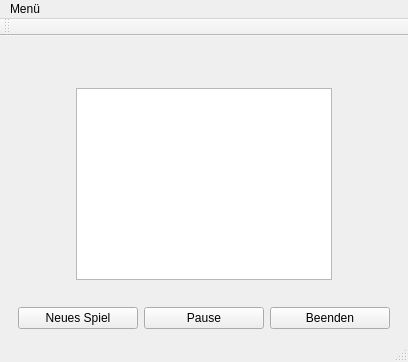
<?xml version="1.0" encoding="UTF-8"?>
<ui version="4.0">
 <class>Minesweeper</class>
 <widget class="QMainWindow" name="Minesweeper">
  <property name="geometry">
   <rect>
    <x>0</x>
    <y>0</y>
    <width>408</width>
    <height>362</height>
   </rect>
  </property>
  <property name="maximumSize">
   <size>
    <width>1400</width>
    <height>800</height>
   </size>
  </property>
  <property name="windowTitle">
   <string>Minesweeper</string>
  </property>
  <property name="windowIcon">
   <iconset resource="res.qrc">
    <normaloff>:/pics/res/Mine.png</normaloff>:/pics/res/Mine.png</iconset>
  </property>
  <widget class="QWidget" name="centralWidget">
   <layout class="QGridLayout" name="gridLayout_2">
    <item row="0" column="0">
     <layout class="QGridLayout" name="gridLayout">
      <item row="4" column="0">
       <layout class="QHBoxLayout" name="horizontalLayout">
        <item>
         <spacer name="horizontalSpacer_4">
          <property name="orientation">
           <enum>Qt::Horizontal</enum>
          </property>
          <property name="sizeHint" stdset="0">
           <size>
            <width>40</width>
            <height>20</height>
           </size>
          </property>
         </spacer>
        </item>
        <item>
         <widget class="QPushButton" name="newgamePushbutton">
          <property name="minimumSize">
           <size>
            <width>120</width>
            <height>0</height>
           </size>
          </property>
          <property name="text">
           <string>Neues Spiel</string>
          </property>
         </widget>
        </item>
        <item>
         <widget class="QPushButton" name="pausegamePushbutton">
          <property name="enabled">
           <bool>true</bool>
          </property>
          <property name="minimumSize">
           <size>
            <width>120</width>
            <height>0</height>
           </size>
          </property>
          <property name="text">
           <string>Pause</string>
          </property>
         </widget>
        </item>
        <item>
         <widget class="QPushButton" name="endgamePushbutton">
          <property name="enabled">
           <bool>true</bool>
          </property>
          <property name="minimumSize">
           <size>
            <width>120</width>
            <height>0</height>
           </size>
          </property>
          <property name="text">
           <string>Beenden</string>
          </property>
         </widget>
        </item>
        <item>
         <spacer name="horizontalSpacer_3">
          <property name="orientation">
           <enum>Qt::Horizontal</enum>
          </property>
          <property name="sizeHint" stdset="0">
           <size>
            <width>40</width>
            <height>20</height>
           </size>
          </property>
         </spacer>
        </item>
       </layout>
      </item>
      <item row="1" column="0">
       <spacer name="verticalSpacer_3">
        <property name="orientation">
         <enum>Qt::Vertical</enum>
        </property>
        <property name="sizeHint" stdset="0">
         <size>
          <width>20</width>
          <height>40</height>
         </size>
        </property>
       </spacer>
      </item>
      <item row="2" column="0">
       <layout class="QHBoxLayout" name="horizontalLayout_2">
        <item>
         <spacer name="horizontalSpacer">
          <property name="orientation">
           <enum>Qt::Horizontal</enum>
          </property>
          <property name="sizeHint" stdset="0">
           <size>
            <width>40</width>
            <height>20</height>
           </size>
          </property>
         </spacer>
        </item>
        <item>
         <widget class="QTableWidget" name="tableWidget">
          <property name="sizePolicy">
           <sizepolicy hsizetype="MinimumExpanding" vsizetype="MinimumExpanding">
            <horstretch>0</horstretch>
            <verstretch>0</verstretch>
           </sizepolicy>
          </property>
          <property name="verticalScrollBarPolicy">
           <enum>Qt::ScrollBarAlwaysOff</enum>
          </property>
          <property name="horizontalScrollBarPolicy">
           <enum>Qt::ScrollBarAlwaysOff</enum>
          </property>
          <property name="sizeAdjustPolicy">
           <enum>QAbstractScrollArea::AdjustIgnored</enum>
          </property>
          <property name="autoScroll">
           <bool>true</bool>
          </property>
          <property name="autoScrollMargin">
           <number>16</number>
          </property>
          <property name="editTriggers">
           <set>QAbstractItemView::NoEditTriggers</set>
          </property>
          <property name="selectionMode">
           <enum>QAbstractItemView::SingleSelection</enum>
          </property>
          <property name="textElideMode">
           <enum>Qt::ElideNone</enum>
          </property>
          <property name="verticalScrollMode">
           <enum>QAbstractItemView::ScrollPerPixel</enum>
          </property>
          <property name="horizontalScrollMode">
           <enum>QAbstractItemView::ScrollPerPixel</enum>
          </property>
          <property name="cornerButtonEnabled">
           <bool>false</bool>
          </property>
          <attribute name="horizontalHeaderVisible">
           <bool>false</bool>
          </attribute>
          <attribute name="horizontalHeaderDefaultSectionSize">
           <number>20</number>
          </attribute>
          <attribute name="horizontalHeaderMinimumSectionSize">
           <number>20</number>
          </attribute>
          <attribute name="verticalHeaderVisible">
           <bool>false</bool>
          </attribute>
          <attribute name="verticalHeaderDefaultSectionSize">
           <number>20</number>
          </attribute>
          <attribute name="verticalHeaderMinimumSectionSize">
           <number>20</number>
          </attribute>
         </widget>
        </item>
        <item>
         <spacer name="horizontalSpacer_2">
          <property name="orientation">
           <enum>Qt::Horizontal</enum>
          </property>
          <property name="sizeHint" stdset="0">
           <size>
            <width>40</width>
            <height>20</height>
           </size>
          </property>
         </spacer>
        </item>
       </layout>
      </item>
      <item row="0" column="0">
       <widget class="QLabel" name="statusLabel">
        <property name="text">
         <string/>
        </property>
        <property name="alignment">
         <set>Qt::AlignCenter</set>
        </property>
       </widget>
      </item>
      <item row="3" column="0">
       <spacer name="verticalSpacer">
        <property name="orientation">
         <enum>Qt::Vertical</enum>
        </property>
        <property name="sizeHint" stdset="0">
         <size>
          <width>20</width>
          <height>40</height>
         </size>
        </property>
       </spacer>
      </item>
     </layout>
    </item>
   </layout>
  </widget>
  <widget class="QMenuBar" name="menuBar">
   <property name="geometry">
    <rect>
     <x>0</x>
     <y>0</y>
     <width>408</width>
     <height>22</height>
    </rect>
   </property>
   <widget class="QMenu" name="menuMen">
    <property name="title">
     <string>Menü</string>
    </property>
    <addaction name="actionHilfe"/>
    <addaction name="actionStatistik"/>
    <addaction name="actionEinstellungen"/>
    <addaction name="separator"/>
    <addaction name="actionAnwendung_schliessen"/>
   </widget>
   <addaction name="menuMen"/>
  </widget>
  <widget class="QToolBar" name="mainToolBar">
   <attribute name="toolBarArea">
    <enum>TopToolBarArea</enum>
   </attribute>
   <attribute name="toolBarBreak">
    <bool>false</bool>
   </attribute>
  </widget>
  <widget class="QStatusBar" name="statusBar"/>
  <action name="actionEinstellungen">
   <property name="text">
    <string>Einstellungen</string>
   </property>
  </action>
  <action name="actionStatistik">
   <property name="text">
    <string>Statistik</string>
   </property>
  </action>
  <action name="actionHilfe">
   <property name="text">
    <string>Hilfe</string>
   </property>
  </action>
  <action name="actionAnwendung_schliessen">
   <property name="text">
    <string>Anwendung schließen</string>
   </property>
  </action>
 </widget>
 <layoutdefault spacing="6" margin="11"/>
 <resources>
  <include location="res.qrc"/>
 </resources>
 <connections/>
</ui>
